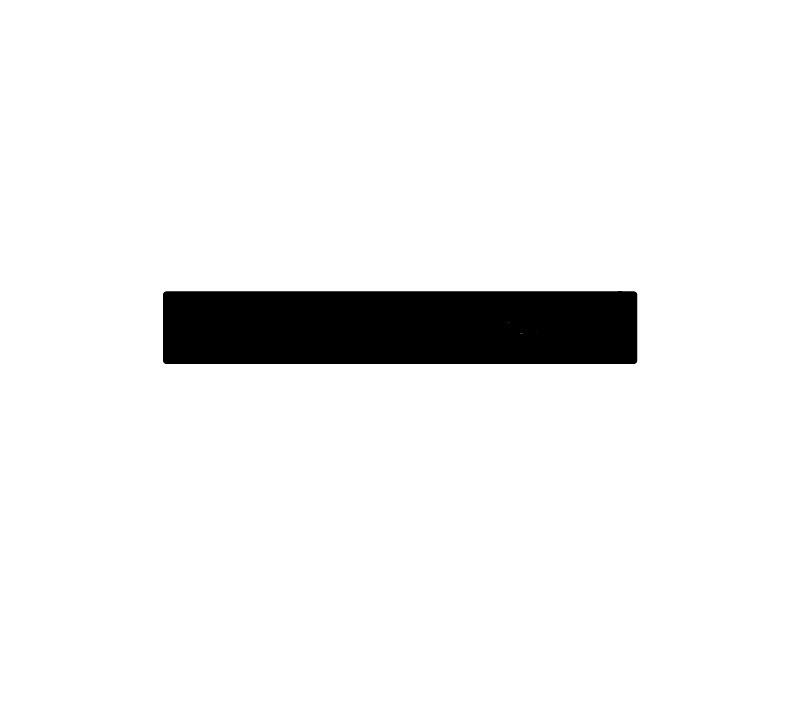
#> input picture sample.jpg, 793 x 702 px
$ python -i image_process.py   (imports and definitions only)
#> lines starting #> are read from the running program, lines starting #| are printed output that depends on the picture; after the words box and inside, x2 and y2 are one past the last pixel; in counts of white or black regions, pixels touching at a corner belong together; long printed decimals are rounded
# install the opencv and numpy package
import cv2
import numpy as np

def analyze_image(image_path):

    #Step 1: load the image
#> called with image_path = 'sample.jpg'
    image = cv2.imread(image_path)
#> image is the input picture: shape (702, 793, 3); min 0, max 255, mean 239.2

    if image is None:
        raise RuntimeError(f"Cannot load image: {image_path}")

    #Step 2: convert the image to grayscale
    gray = cv2.cvtColor(image, cv2.COLOR_BGR2GRAY)

    #Step 3: Blur the image to reduce noise
    #blur = cv2.GaussianBlur(gray, (5,5), 0)

    #We only need to extract the features in a certain area of our print out material
    #Step 4: Transform the image to a binary image detection
    #Convert gray image into black and white image, the white region is the printed region
    _, binary = cv2.threshold(gray, 120, 255, cv2.THRESH_BINARY_INV)
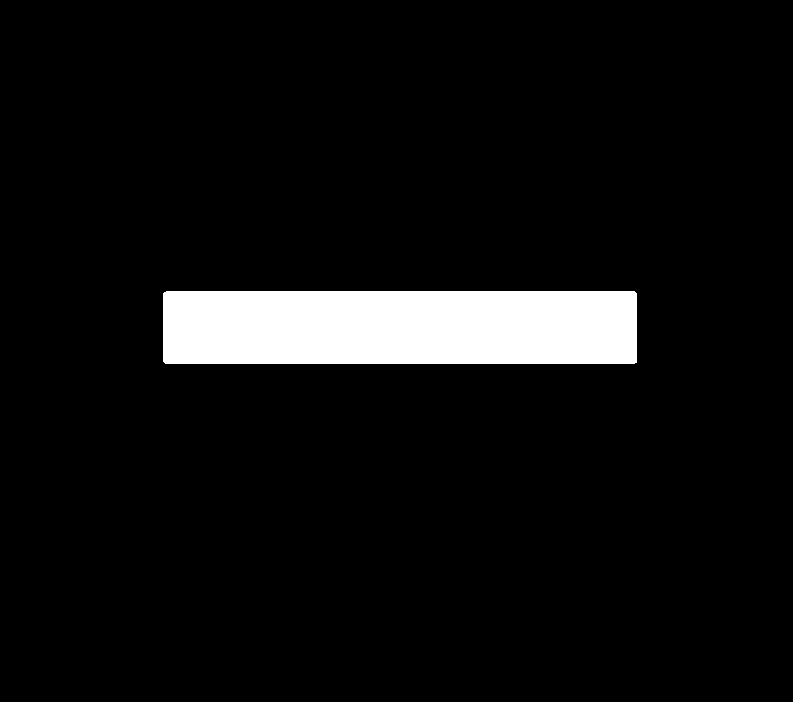
#> binary: shape (702, 793); 6.2% white; 1 white region

    #Step 5: Remove white noise (clean up step)
    #Fill the holes in the binary image
    kernel = np.ones((3, 3), np.uint8)
    binary = cv2.morphologyEx(binary, cv2.MORPH_OPEN, kernel)
    binary = cv2.morphologyEx(binary, cv2.MORPH_CLOSE, kernel)

    #Step 6: Find contours in the binary image
    #contours are the edges of the printed reigion
    contours, _ = cv2.findContours(binary, cv2.RETR_EXTERNAL, cv2.CHAIN_APPROX_SIMPLE)
#> contours = 1 contour; box (x1, y1, x2, y2) and area: (163, 291, 637, 364) 34048
    if len(contours) == 0:
        print("No printed region detected.")
        return {"score": 0}

    #Step 7: Find all the contours
    min_area = 50
    #fill out small contours, which are less than 50 pixels
    valid_contours = []
    for cnt in contours:
        area = cv2.contourArea(cnt)
        if area > min_area:
            valid_contours.append(cnt)
#> this loop made 1 pass
#> area on pass 1: 34047.5
#> after the loop, valid_contours has the same summary as contours

    if len(valid_contours) == 0:
        print("No valid contours found.")
        return {"score": 0}

    main_contour = max(valid_contours, key=cv2.contourArea)
#> main_contour = contour of 11 points, box (x1, y1, x2, y2) (163, 291, 637, 364), area 34048

    #Step 8: form a mask from the main contour to extract the printed region
    mask = np.zeros_like(binary)
    cv2.drawContours(mask, valid_contours, -1, 255, thickness=cv2.FILLED)

    #Step 9: Calculate the continuity from the mask
    #Define the number ofindependent areas using connected components
    #If the the number is 1, it means the printed region is continuous
    num_labels, labels, stats, centroids = cv2.connectedComponentsWithStats(mask, connectivity=8)
#> labels: shape (702, 793) int32; values 0 (black) and 1 (white), 6.2% white; 1 white region, box (x1, y1, x2, y2) and area: (163, 291, 637, 364) 34590
#> num_labels = 2; stats = [[0, 0, 793, 702, 522096], [163, 291, 474, 73, 34590]]; centroids = [[395.8, 352.1], [399.5, 327]]
    #Reduce the background
    num_regions = num_labels - 1
#> num_regions = 1

    #Show the number of breakpoints
    breakpoints = max(0, num_regions - 1)
#> breakpoints = 0

    # Step 10: Decide the main direction of the printed structure
    x, y, w, h = cv2.boundingRect(main_contour)
#> x = 163; y = 291; w = 474; h = 73

    width_list = []
    scan_positions = []
    scan_direction = ""

    # Helper function: find the longest continuous white segment
    def longest_white_run(line):
        max_run = 0
        current_run = 0

        for pixel in line:
            if pixel > 0:
                current_run += 1
                if current_run > max_run:
                    max_run = current_run
            else:
                current_run = 0

        return max_run

    # If the structure is taller than wide, it is mainly vertical
    # Use horizontal scan lines
    if h >= w:
        scan_direction = "horizontal"

        num_scan_lines = 20
        y_positions = np.linspace(y, y + h - 1, num_scan_lines, dtype=int)

        for y_pos in y_positions:
            row = mask[y_pos, x:x + w]
            local_width = longest_white_run(row)

            if local_width > 0:
                width_list.append(local_width)
                scan_positions.append(y_pos)

    # If the structure is wider than tall, it is mainly horizontal
    # Use vertical scan lines
    else:
        scan_direction = "vertical"

        num_scan_lines = 20
        x_positions = np.linspace(x, x + w - 1, num_scan_lines, dtype=int)
#> x_positions = 20 values from 163 to 636

        for x_pos in x_positions:
            col = mask[y:y + h, x_pos]
            local_width = longest_white_run(col)

            if local_width > 0:
                width_list.append(local_width)
                scan_positions.append(x_pos)
#> this loop made 20 passes
#> local_width on passes 1 to 12: 69, 73, 73, 73, 73, 73, 73, 73, 73, 73, 73, 73
#> after the loop, scan_positions = [163, 187, 212, 237, 262, 287, 312, 337, 362, 387, 411, 436, 461, 486, 511, 536, 561, 586, 611, 636]; width_list = [69, 73, 73, 73, 73, 73, 73, 73, 73, 73, 73, 73, 73, 73, 73, 73, 73, 73, 73, 70]

    # Step 11: Calculate width statistics
    if len(width_list) == 0:
        print("No valid width measurement found.")
        return {"score": 0}

    width_array = np.array(width_list)
#> width_array = 20 values, max 73 at index 1, min 69 at index 0, mean 72.65

    mean_width = np.mean(width_array)
#> mean_width = 72.65
    std_width = np.std(width_array)
#> std_width = 1.06

    # Smaller value means more uniform
    uniformity_index = std_width / mean_width
#> uniformity_index = 0.0146

    # Use 10th percentile instead of minimum to reduce noise effect
    resolution_metric = np.percentile(width_array, 10)
#> resolution_metric = 72.7

    #Step 12: Caclulate score
    target_resolution = 40
    # penalties
    penalty_uniformity = 10 * uniformity_index
#> penalty_uniformity = 0.146
    penalty_breakpoints = 40 * breakpoints
#> penalty_breakpoints = 0
    penalty_resolution = 0.5 * abs(resolution_metric - target_resolution)
#> penalty_resolution = 16.35

    # total score
    score = 100 - penalty_uniformity - penalty_breakpoints - penalty_resolution
#> score = 83.5

    # keep score in range 0 to 100
    score = max(0, min(100, score))


    #Step 13: Print the results
    output = image.copy()
       # Draw scan lines on the output image
    if scan_direction == "horizontal":
        for y_pos in scan_positions:
            cv2.line(output, (x, y_pos), (x + w - 1, y_pos), (255, 0, 0), 1)

    elif scan_direction == "vertical":
        for x_pos in scan_positions:
            cv2.line(output, (x_pos, y), (x_pos, y + h - 1), (255, 0, 0), 1)
#> this loop made 20 passes
#> x_pos on passes 1 to 12: 163, 187, 212, 237, 262, 287, 312, 337, 362, 387, 411, 436
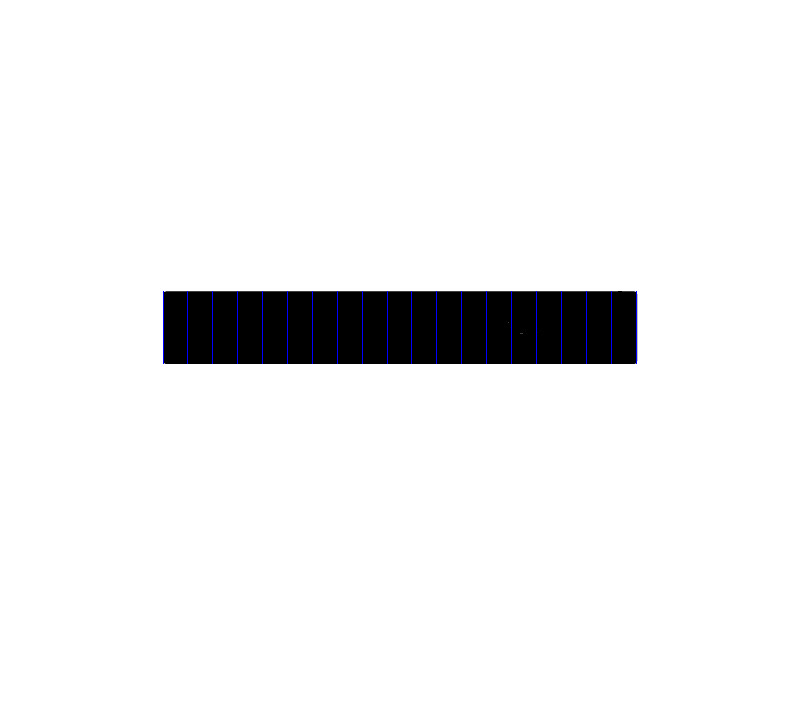
#> output: shape (702, 793, 3); 0.26% of pixels changed, all inside (x1, y1, x2, y2) = (163, 291, 637, 364)

    cv2.drawContours(output, valid_contours, -1, (0, 255, 0), 2)

    #show the results on the image
    cv2.putText(output, f"Mean width: {mean_width:.2f}px", (20, 30),
                cv2.FONT_HERSHEY_SIMPLEX, 0.7, (0, 0, 255), 2)

    cv2.putText(output, f"Uniformity: {uniformity_index:.3f}", (20, 60),
                cv2.FONT_HERSHEY_SIMPLEX, 0.7, (0, 0, 255), 2)

    cv2.putText(output, f"Breakpoints: {breakpoints}", (20, 90),
                cv2.FONT_HERSHEY_SIMPLEX, 0.7, (0, 0, 255), 2)

    cv2.putText(output, f"Resolution metric: {resolution_metric:.2f}px", (20, 120),
                cv2.FONT_HERSHEY_SIMPLEX, 0.7, (0, 0, 255), 2)

    cv2.putText(output, f"Score: {score:.2f}", (20, 150),
                cv2.FONT_HERSHEY_SIMPLEX, 0.8, (255, 0, 0), 2)
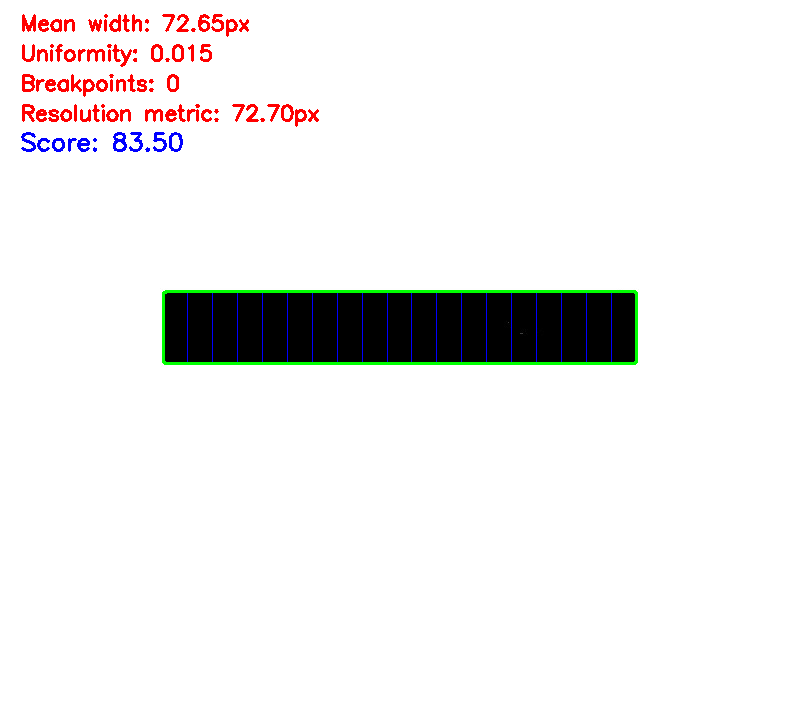
#> output: shape (702, 793, 3); mean B, G, R 236.5, 236.9, 238.1

    #Print the result
    print("===== Analysis Results =====")
    print("Average line width =", mean_width)
#| Average line width = 72.65
    print("Width std =", std_width)
#| Width std = 1.062
    print("Uniformity index =", uniformity_index)
#| Uniformity index = 0.01462
    print("Breakpoints =", breakpoints)
#| Breakpoints = 0
    print("Resolution metric =", resolution_metric)
#| Resolution metric = 72.7

    print("\n===== Score Calculation =====")
    print("Final score =", score)
#| Final score = 83.504

    #save the images
    cv2.imwrite("01_gray.jpg", gray)
    cv2.imwrite("02_binary.jpg", binary)
    cv2.imwrite("03_mask.jpg", mask)
    cv2.imwrite("04_result.jpg", output)

    print("Images saved:")
    print("01_gray.jpg")
    print("02_binary.jpg")
    print("03_mask.jpg")
    print("04_result.jpg")

    return {"score": score}

>>> result = analyze_image('sample.jpg')
#> result = {'score': 83.5}
